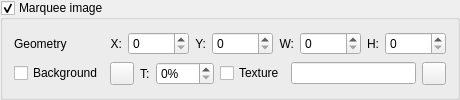
               <widget class="QGroupBox" name="groupBoxMarquee" >
                <property name="toolTip" >
                 <string>Control display of marquee image</string>
                </property>
                <property name="title" >
                 <string>Marquee image</string>
                </property>
                <property name="checkable" >
                 <bool>true</bool>
                </property>
                <property name="checked" >
                 <bool>true</bool>
                </property>
                <layout class="QGridLayout" name="gridLayout_15" >
                 <item row="0" column="0" >
                  <widget class="QLabel" name="labelSceneMarqueeGeometry" >
                   <property name="text" >
                    <string>Geometry</string>
                   </property>
                  </widget>
                 </item>
                 <item row="0" column="1" >
                  <layout class="QHBoxLayout" name="horizontalLayout_15" >
                   <item>
                    <widget class="QLabel" name="label_51" >
                     <property name="sizePolicy" >
                      <sizepolicy vsizetype="Preferred" hsizetype="Fixed" >
                       <horstretch>0</horstretch>
                       <verstretch>0</verstretch>
                      </sizepolicy>
                     </property>
                     <property name="text" >
                      <string>X:</string>
                     </property>
                     <property name="alignment" >
                      <set>Qt::AlignRight|Qt::AlignTrailing|Qt::AlignVCenter</set>
                     </property>
                    </widget>
                   </item>
                   <item>
                    <widget class="QSpinBox" name="spinBoxSceneMarqueePosX" >
                     <property name="toolTip" >
                      <string>X coordinate of item position</string>
                     </property>
                     <property name="maximum" >
                      <number>99999</number>
                     </property>
                    </widget>
                   </item>
                   <item>
                    <widget class="QLabel" name="label_52" >
                     <property name="sizePolicy" >
                      <sizepolicy vsizetype="Preferred" hsizetype="Fixed" >
                       <horstretch>0</horstretch>
                       <verstretch>0</verstretch>
                      </sizepolicy>
                     </property>
                     <property name="text" >
                      <string>Y:</string>
                     </property>
                     <property name="alignment" >
                      <set>Qt::AlignRight|Qt::AlignTrailing|Qt::AlignVCenter</set>
                     </property>
                    </widget>
                   </item>
                   <item>
                    <widget class="QSpinBox" name="spinBoxSceneMarqueePosY" >
                     <property name="toolTip" >
                      <string>Y coordinate of item position</string>
                     </property>
                     <property name="maximum" >
                      <number>99999</number>
                     </property>
                    </widget>
                   </item>
                   <item>
                    <widget class="QLabel" name="label_53" >
                     <property name="sizePolicy" >
                      <sizepolicy vsizetype="Preferred" hsizetype="Fixed" >
                       <horstretch>0</horstretch>
                       <verstretch>0</verstretch>
                      </sizepolicy>
                     </property>
                     <property name="text" >
                      <string>W:</string>
                     </property>
                     <property name="alignment" >
                      <set>Qt::AlignRight|Qt::AlignTrailing|Qt::AlignVCenter</set>
                     </property>
                    </widget>
                   </item>
                   <item>
                    <widget class="QSpinBox" name="spinBoxSceneMarqueeWidth" >
                     <property name="toolTip" >
                      <string>Item width</string>
                     </property>
                     <property name="maximum" >
                      <number>99999</number>
                     </property>
                    </widget>
                   </item>
                   <item>
                    <widget class="QLabel" name="label_54" >
                     <property name="sizePolicy" >
                      <sizepolicy vsizetype="Preferred" hsizetype="Fixed" >
                       <horstretch>0</horstretch>
                       <verstretch>0</verstretch>
                      </sizepolicy>
                     </property>
                     <property name="text" >
                      <string>H:</string>
                     </property>
                     <property name="alignment" >
                      <set>Qt::AlignRight|Qt::AlignTrailing|Qt::AlignVCenter</set>
                     </property>
                    </widget>
                   </item>
                   <item>
                    <widget class="QSpinBox" name="spinBoxSceneMarqueeHeight" >
                     <property name="toolTip" >
                      <string>Item height</string>
                     </property>
                     <property name="maximum" >
                      <number>99999</number>
                     </property>
                    </widget>
                   </item>
                  </layout>
                 </item>
                 <item row="1" column="0" >
                  <widget class="QCheckBox" name="checkBoxSceneMarqueeBackground" >
                   <property name="toolTip" >
                    <string>Use background for this item</string>
                   </property>
                   <property name="text" >
                    <string>Background</string>
                   </property>
                  </widget>
                 </item>
                 <item row="1" column="1" >
                  <layout class="QHBoxLayout" name="horizontalLayout_16" >
                   <item>
                    <widget class="QToolButton" name="toolButtonSceneMarqueeBackgroundColor" >
                     <property name="sizePolicy" >
                      <sizepolicy vsizetype="Minimum" hsizetype="Minimum" >
                       <horstretch>0</horstretch>
                       <verstretch>0</verstretch>
                      </sizepolicy>
                     </property>
                     <property name="toolTip" >
                      <string>Select background color</string>
                     </property>
                     <property name="text" >
                      <string/>
                     </property>
                     <property name="icon" >
                      <iconset resource="../qmc2.qrc" >
                       <normaloff>:/data/img/colors.png</normaloff>:/data/img/colors.png</iconset>
                     </property>
                    </widget>
                   </item>
                   <item>
                    <widget class="QLabel" name="label_55" >
                     <property name="text" >
                      <string>T:</string>
                     </property>
                    </widget>
                   </item>
                   <item>
                    <widget class="QSpinBox" name="spinBoxSceneMarqueeBackgroundTransparency" >
                     <property name="toolTip" >
                      <string>Select background transparency</string>
                     </property>
                     <property name="suffix" >
                      <string>%</string>
                     </property>
                     <property name="maximum" >
                      <number>100</number>
                     </property>
                    </widget>
                   </item>
                   <item>
                    <widget class="QCheckBox" name="checkBoxSceneMarqueeBackgroundTexture" >
                     <property name="toolTip" >
                      <string>Use texture bitmap for background</string>
                     </property>
                     <property name="text" >
                      <string>Texture</string>
                     </property>
                    </widget>
                   </item>
                   <item>
                    <widget class="QLineEdit" name="lineEditSceneMarqueeBackgroundTexture" >
                     <property name="toolTip" >
                      <string>Texture bitmap for background</string>
                     </property>
                    </widget>
                   </item>
                   <item>
                    <widget class="QToolButton" name="toolButtonBrowseSceneMarqueeBackgroundTexture" >
                     <property name="sizePolicy" >
                      <sizepolicy vsizetype="Fixed" hsizetype="Fixed" >
                       <horstretch>0</horstretch>
                       <verstretch>0</verstretch>
                      </sizepolicy>
                     </property>
                     <property name="toolTip" >
                      <string>Browse texture bitmap for background</string>
                     </property>
                     <property name="icon" >
                      <iconset resource="../qmc2.qrc" >
                       <normaloff>:/data/img/fileopen.png</normaloff>:/data/img/fileopen.png</iconset>
                     </property>
                    </widget>
                   </item>
                  </layout>
                 </item>
                </layout>
               </widget>
